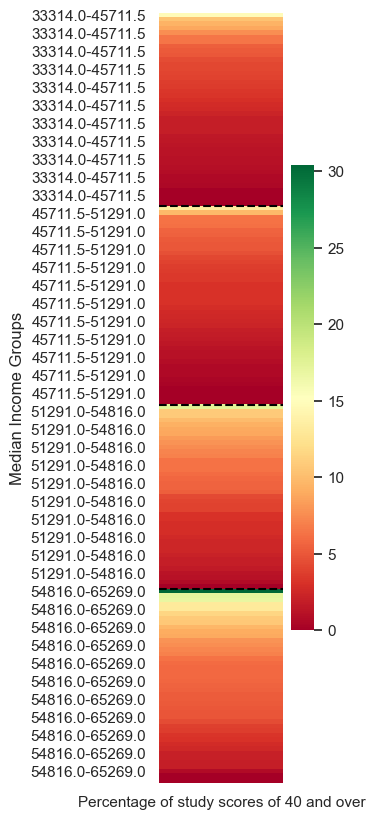

Generate this figure with Python:
"""
module for generating the heatmap
"""

import seaborn as sns
import numpy as np
import pandas as pd
from matplotlib import pyplot as plt

CSV_FILEPATH = '../final.csv'
OVER40_HEATMAP_FILEPATH = 'over40_grouped_heatmap.png'
    
def generate_over40_heatmap():
    
    csv_data = pd.read_csv(CSV_FILEPATH)
    over40_csv_data = csv_data[['Median Income in Postcode','Percentage of study scores of 40 and over']]
    over40_valid_data = over40_csv_data.dropna()

    # Extract "Median Income in Postcode" series
    median_income_data = pd.Series(over40_valid_data['Median Income in Postcode'])

    # Calculate the quartiles of "Median Income in Postcode"
    index_percentile = over40_valid_data.quantile([0, 0.25, 0.5, 0.75, 1], 0)['Median Income in Postcode']
    #print(index_percentile)
    #print('\n')
    
    # Separate the Median Income in Postcode and divide it into groups according to the quartiles
    labels_array = []
    for i in index_percentile.index:
        if i < index_percentile.index.max():
            labels_array.append('{}-{}'.format(index_percentile[i], index_percentile[i+0.25]))
    cutted_series = pd.qcut(median_income_data, 4, labels = labels_array)
    
    cutted_series.name = 'Median Income Groups'
    print(cutted_series)
    
    # Merge the cutted_series with median_series
    merged_df = pd.merge(over40_valid_data, cutted_series,  right_index = True, left_index = True)
    print(merged_df)
    merged_df = merged_df.sort_values('Median Income Groups')#.set_index('Median Income Groups')
    merged_df.drop('Median Income in Postcode', axis=1, inplace=True)
    print(merged_df)

    # Create the index array to draw the seperation lines on heatmap
    indices_counts = merged_df['Median Income Groups'].value_counts().sort_index()
    print(indices_counts)
    index_array = []
    start = 0
    for i in range(len(indices_counts.values) -1): # One less than the length because there should be no line at the bottom
        index_array.append(start + indices_counts.values[i])
        start += indices_counts.values[i]
    print(index_array)

    merged_df.sort_values(['Median Income Groups', 'Percentage of study scores of 40 and over'], ascending = (True, False), inplace = True)   
    merged_df = merged_df.set_index('Median Income Groups')
    print(merged_df)
    
     # Generate the actual heatmap
    sns.set(rc = {'figure.figsize':(2,10)})
    heatmap = sns.heatmap(merged_df, cmap='RdYlGn')
    heatmap.hlines([index_array], *heatmap.get_xlim(), linestyles = 'dashed', color="black")
    plt.savefig(OVER40_HEATMAP_FILEPATH, bbox_inches='tight')


if __name__ == "__main__":
    print("started")
    generate_over40_heatmap()